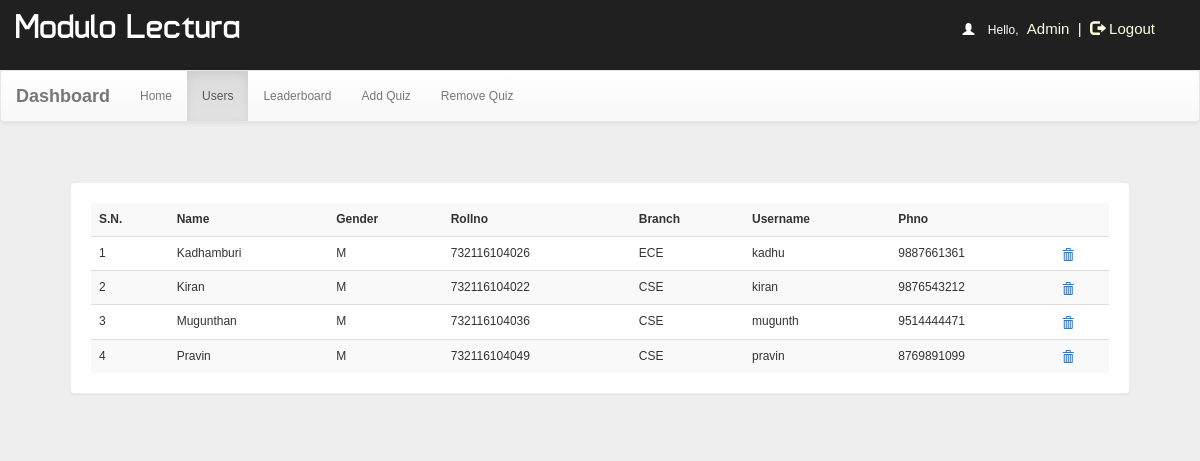
Before: /dash.php?q=1 (signed in) with the older database file.
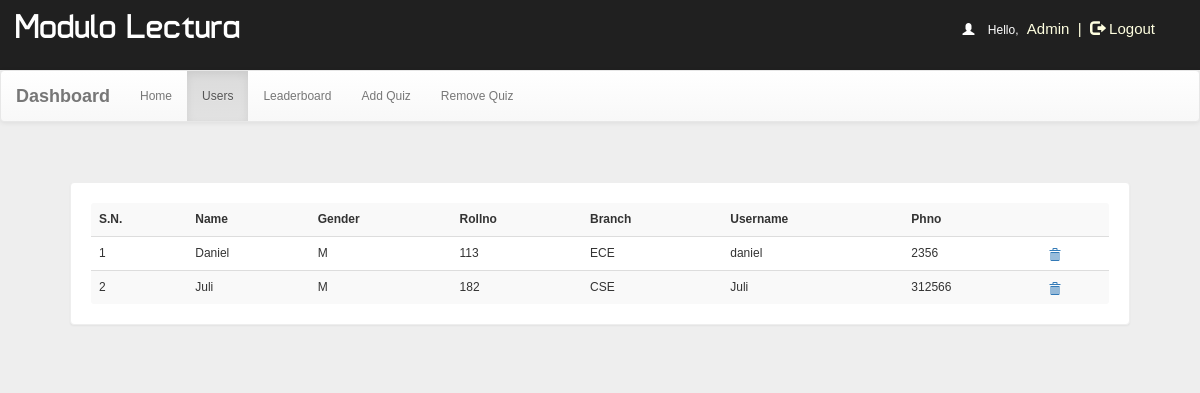
After: the same page with the newer database file.
### tables this page shows
CREATE TABLE `user` (
  `id` int(100) NOT NULL,
  `name` varchar(50) NOT NULL,
  `rollno` varchar(20) NOT NULL,
  `branch` varchar(20) NOT NULL,
  `gender` varchar(5) NOT NULL,
  `username` varchar(50) NOT NULL,
  `phno` bigint(20) NOT NULL,
  `password` varchar(50) NOT NULL
);

### dash.php (the view, shortened to what this page needs)
<!DOCTYPE html PUBLIC "-//W3C//DTD XHTML 1.0 Transitional//EN" "http://www.w3.org/TR/xhtml1/DTD/xhtml1-transitional.dtd">
<html xmlns="http://www.w3.org/1999/xhtml">
<head>
<link  rel="stylesheet" href="css/bootstrap.min.css"/>
 <link  rel="stylesheet" href="css/bootstrap-theme.min.css"/>
 <link rel="stylesheet" href="css/main.css">
 <link  rel="stylesheet" href="css/font.css">
</head>
<body  style="background:#eee;">
<body  style="background:#eee;">
<div class="header">
<div class="row">
<div class="col-lg-6">
<span class="logo">Modulo Lectura</span></div>
<?php
include_once 'dbConnection.php';
if (!(isset($_SESSION['username']))  || ($_SESSION['key']) != '54585c506829293a2d4c3b68543b316e2e7a2d277858545a36362e5f39') {
    session_destroy();
    header("location:index.php");
} else {
    $name     = $_SESSION['name'];
    echo '<span class="pull-right top title1" ><span style="color:white"><span class="glyphicon glyphicon-user" aria-hidden="true"></span>&nbsp;&nbsp;&nbsp;&nbsp;Hello,</span> <span class="log log1" style="color:lightyellow">' . $name . '&nbsp;&nbsp;|&nbsp;&nbsp;<a href="logout.php?q=account.php" style="color:lightyellow"><span class="glyphicon glyphicon-log-out" aria-hidden="true"></span>&nbsp;Logout</button></a></span>';
}
?>
</div></div>
<nav class="navbar navbar-default title1">
  <div class="container-fluid">
    <div class="navbar-header">
      <a class="navbar-brand" href="dash.php?q=0"><b>Dashboard</b></a>
    </div>
    <div class="collapse navbar-collapse" id="bs-example-navbar-collapse-1">
      <ul class="nav navbar-nav">
        <li <?php
if (@$_GET['q'] == 0)
    echo 'class="active"';
?>><a href="dash.php?q=0">Home<span class="sr-only">(current)</span></a></li>
        <li <?php
if (@$_GET['q'] == 1)
    echo 'class="active"';
?>><a href="dash.php?q=1">Users</a></li>
    <li <?php
if (@$_GET['q'] == 2)
    echo 'class="active"';
?>><a href="dash.php?q=2">Leaderboard</a></li>
<li <?php
if (@$_GET['q'] == 4)
    echo 'class="active"';
?>><a href="dash.php?q=4">Add Quiz</a></li>
        <li <?php
if (@$_GET['q'] == 5)
    echo 'class="active"';
?>><a href="dash.php?q=5">Remove Quiz</a></li>
      </ul>
          </div>
  </div>
</nav>
<div class="container">
<div class="row">
<div class="col-md-12">
<?php
if (@$_GET['q'] == 1) {
    $result = mysqli_query($con, "SELECT * FROM user") or die('Error');
    echo '<div class="panel"><table class="table table-striped title1">
<tr><td style="vertical-align:middle"><b>S.N.</b></td><td style="vertical-align:middle"><b>Name</b></td><td style="vertical-align:middle"><b>Gender</b></td><td style="vertical-align:middle"><b>Rollno</b></td><td style="vertical-align:middle"><b>Branch</b></td><td style="vertical-align:middle"><b>Username</b></td><td style="vertical-align:middle"><b>Phno</b></td><td style="vertical-align:middle"></td></tr>';
    $c = 1;
    while ($row = mysqli_fetch_array($result)) {
        $name      = $row['name'];
        $phno      = $row['phno'];
        $gender    = $row['gender'];
        $rollno    = $row['rollno'];
        $branch    = $row['branch'];
        $username1 = $row['username'];
        echo '<tr><td style="vertical-align:middle">' . $c++ . '</td><td style="vertical-align:middle">' . $name . '</td><td style="vertical-align:middle">' . $gender . '</td><td style="vertical-align:middle">' . $rollno . '</td><td style="vertical-align:middle">' . $branch . '</td><td style="vertical-align:middle">' . $username1 . '</td><td style="vertical-align:middle">' . $phno . '</td>
  <td style="vertical-align:middle"><a title="Delete User" href="update.php?dusername=' . $username1 . '"><b><span class="glyphicon glyphicon-trash" aria-hidden="true"></span></b></a></td></tr>';
    }
    echo '</table></div>';
}
?>
</div>
</div></div>
</body>
</html>

### css/main.css (style rules this page uses)
body { overflow-x:hidden;width:100%;font: 12px "Century Gothic", "Times Roman", sans-serif;background:#eee;min-height:550px;background-attachment:fixed; }
.panel { border-color:#eee;margin:40px;padding:20px;font: 15px "Century Gothic", "Times Roman", sans-serif; }
.header { background:#202020;height:70px; }
.logo { font-family:'typo';font-size:35px;color:#ffffff;margin:15px; }
.title1 { font: 12px "Century Gothic", "Times Roman", sans-serif; }
.top { margin-top:20px; }
.log1 { font: 15px 'Ubuntu', sans-serif;color:#0000ff;margin-left:10px; }
.log { margin:10px;margin-right:60px;margin-left:5px;color:#ffffb3;text-decoration:none;font-size:20px;font-size:15px; }

Changed rows visible on the page:
removed user: name "Kadhamburi", gender "M", rollno "732116104026", branch "ECE", username "kadhu", phno "9887661361"
removed user: name "Kiran", gender "M", rollno "732116104022", branch "CSE", username "kiran", phno "9876543212"
removed user: name "Mugunthan", gender "M", rollno "732116104036", branch "CSE", username "mugunth", phno "9514444471"
removed user: name "Pravin", gender "M", rollno "732116104049", branch "CSE", username "pravin", phno "8769891099"
added user: name "Daniel", gender "M", rollno "113", branch "ECE", username "daniel", phno "2356"
added user: name "Juli", gender "M", rollno "182", branch "CSE", username "Juli", phno "312566"
